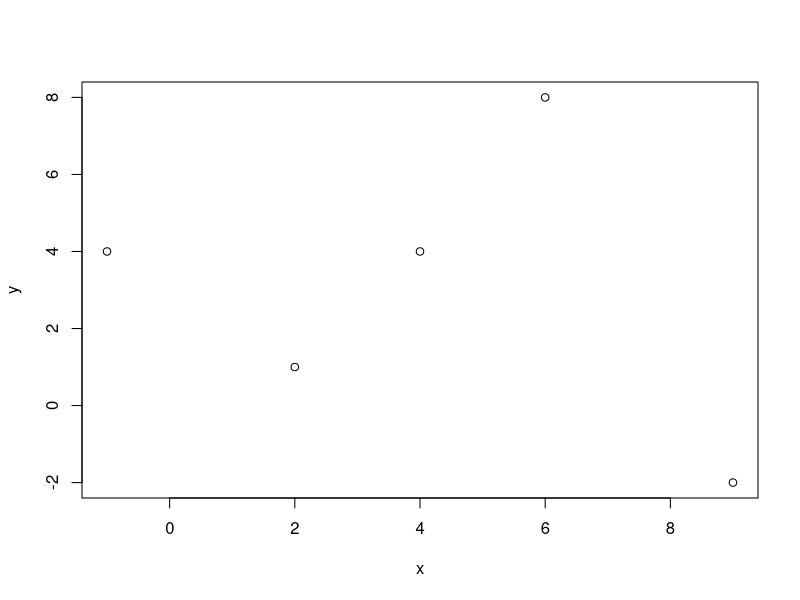
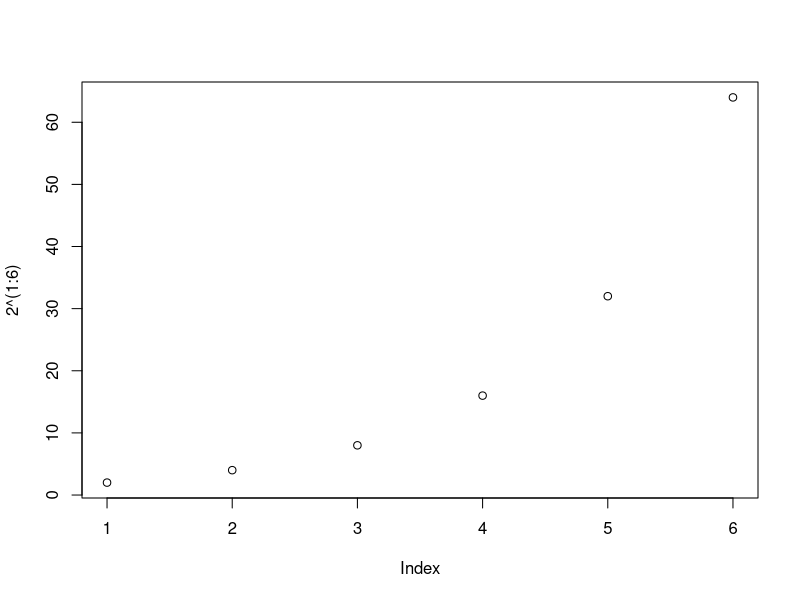
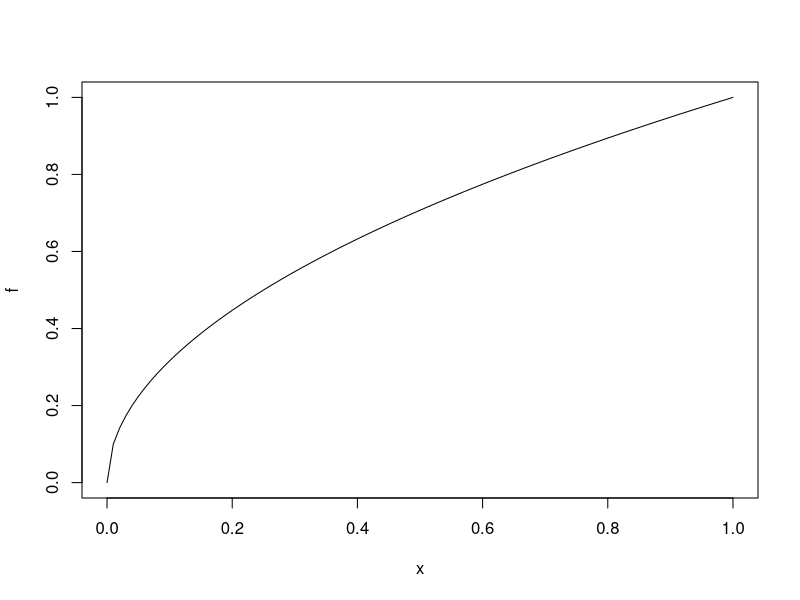
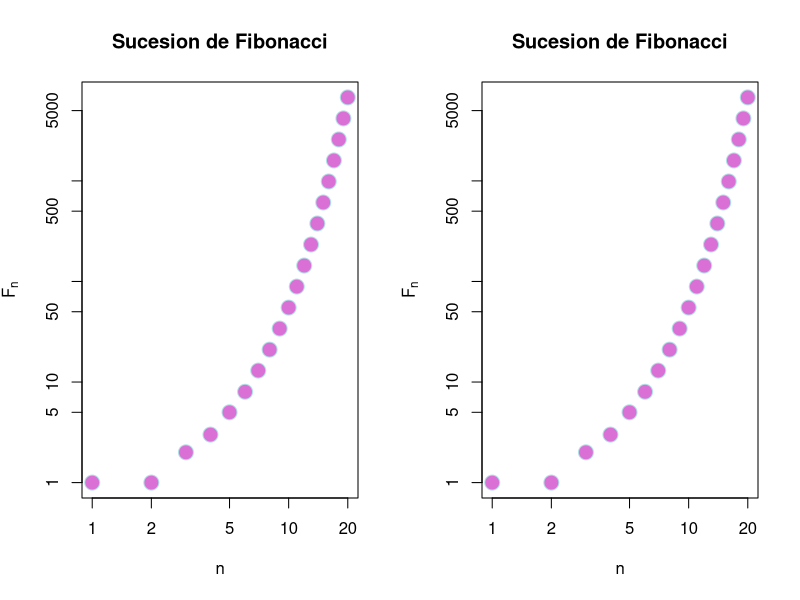

Write R code to recreate these figures, in order.
## ---- chunk 1
knitr::opts_chunk$set(echo = TRUE)
## ---- chunk 2
x = c(2,6,4,9,-1)
y = c(1,8,4,-2,4)
plot(x,y)

## ---- chunk 3
plot(2^(1:6))
## ---- chunk 4
f <- function(x){sqrt(x)}
plot(f)
## ---- chunk 5
n = 1:20
fib = (1/sqrt(5))*((1+sqrt(5))/2)^n - (1/sqrt(5))*((1-sqrt(5))/2)^n
fib
par(mfrow = c(1,2))
plot(fib,  xlab="n", ylab = expression(F[n]),
     main = "Sucesion de Fibonacci",pch=21, cex=2,col="powderblue",bg="orchid",log = "xy")

plot(fib,  xlab="n", ylab = expression(F[n]),
     main = "Sucesion de Fibonacci",pch=21, cex=2,col="powderblue",bg="orchid",log = "xy")
par(mfrow=c(1,1))

